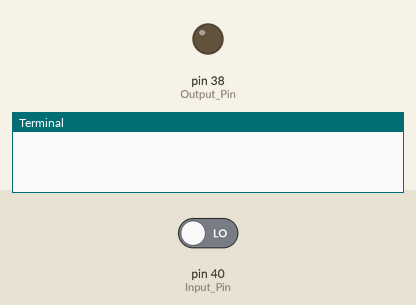
A program run on a simulated Raspberry Pi (header pin numbers). Shown: output pins drawn as LEDs (lit = HIGH), the last lines printed to the terminal. The test bench sets the inputs (shaded band); at power-on: pin 40 (Input_Pin) LOW.

Above: at 1.2 s.
1.3 s: pin 40 (Input_Pin) driven HIGH
At 2.2 s:
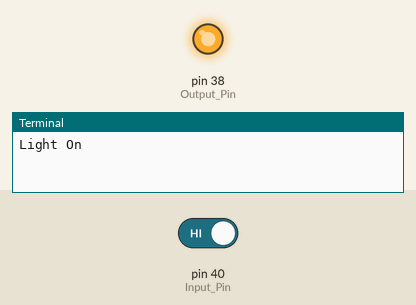
2.8 s: pin 40 (Input_Pin) driven LOW
At 3.7 s:
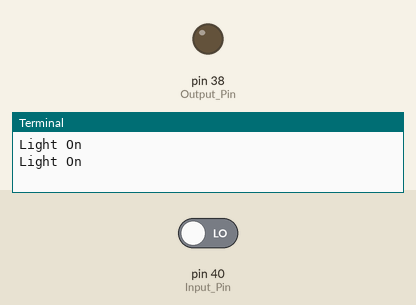
Timing chart, 0 to 5.8 s (numbered marks = the images above; inputs shaded):
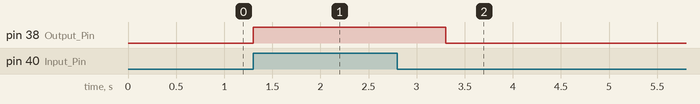

The program:

Lesson3LEDwSwitch-HW.py
```python
'''
Based on the understanding we have of the pull down resistor, the purpose of this homework is to have a switch to turn an LED on with pushing it down.
'''

'''
First let's try to read the input or the incoming signal into GPIO pin 40:
based on this reading (input circuit), we can command an LED to turn on using an output pin (output circuit)
'''

# first,the GPIO library has to be imported on the machine
import RPi.GPIO as GPIO
from time import sleep

# Need to say which numbering convention we're using for the pins, BSM(Broadcom) or Board
GPIO.setmode(GPIO.BOARD)

'''
Need to tell the pi whether our pin will function as input or output by providing the number and function.
In our case:
GPIO pin 40 is used to receive voltage, so it's an input pin. There is a jumper from pin 1 that provides constant 3.3 v and is controlled by a switch to go to ground.
Pin 40 is in between, seeing either voltage or ground, depending on the switch.
GPIO pin 38 is used to send voltage, so it's an output pin.
(These assignments should be undone once all work/project is completed so the pins will not have a preset function assigned to them.)
'''
Input_Pin = 40
Output_Pin = 38
GPIO.setup(Input_Pin, GPIO.IN)
GPIO.setup(Output_Pin, GPIO.OUT)

try:
	while True:
		Read_Value = GPIO.input(Input_Pin)
		if Read_Value == 1:
			GPIO.output(Output_Pin, 1)
			print('Light On')
			sleep(1)
		else:
			GPIO.output(Output_Pin, 0)
except KeyboardInterrupt: # to exit the program properly while cleaning up the pins
	GPIO.cleanup()
	print(' Bam! That is it folks!')

'''
For the pull down resistor:
This is when Pin 40 is connected to ground through a resistor, and connected to pin 1 (voltage source) through a switch.
When the switch is up, all pin 40 sees is ground so it would read 0 and when switch is down, it sees the voltage source and reads a 1, hence the name pull down resistor.
So we can put a condition on when pin 40 reads a 1, then the output pin 38 sends a high voltage to turn an LED on.
'''
```

Measured:
- after the input at 1.3 s, pin 38 (Output_Pin): LOW → HIGH at once
- after the input at 2.8 s, pin 38 (Output_Pin): HIGH → LOW after 0.50 s
